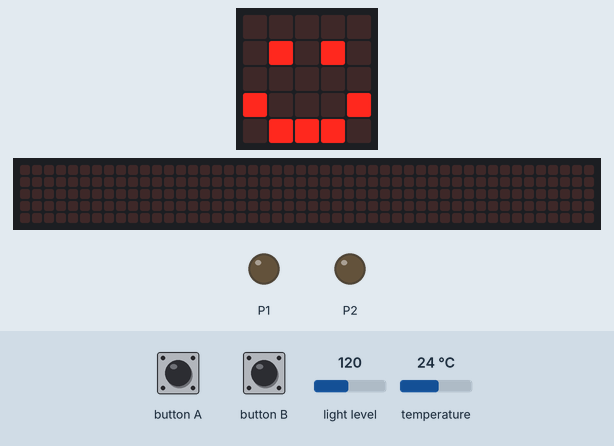
Bench run of a program on a simulated BBC micro:bit (MakeCode). On the bench: the board's 5×5 LED display, a strip that is not on the board, showing the scrolling text unrolled, output pins drawn as LEDs (lit = HIGH). The inputs (shaded band) are chosen by the test bench; at power-on: light level 120, temperature 24 °C. The 48×5 strip is a reading aid, not a part: it shows the text the display is scrolling, unrolled, one strip-width of it at a time.

Above: at 1.2 s.
1.3 s: button A pressed for 0.15 s
At 1.92 s:
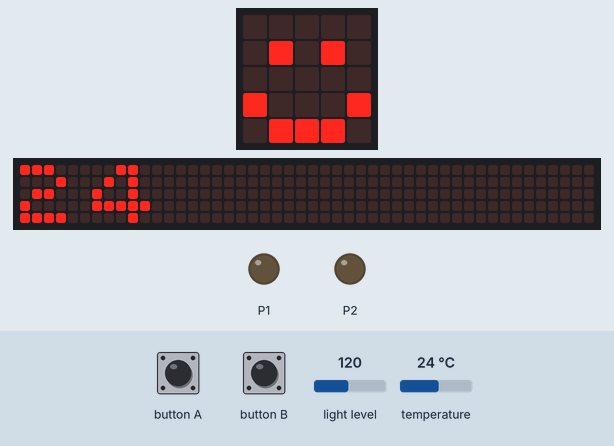
2.0 s: light level set to 105
5.3 s: light level set to 97
At 6.3 s:
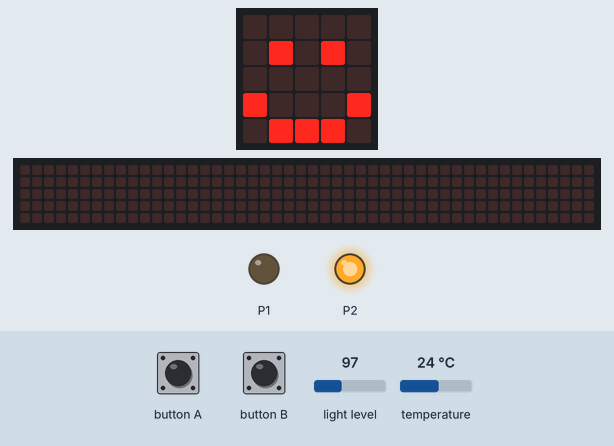
7.2 s: button B pressed for 0.15 s
At 7.84 s:
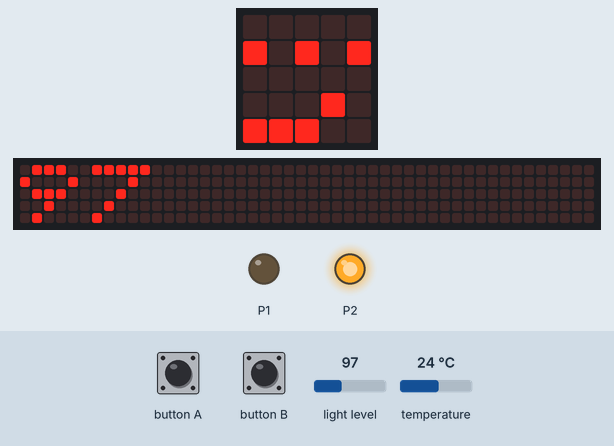
7.9 s: temperature set to 25.5 °C
At 11.1 s:
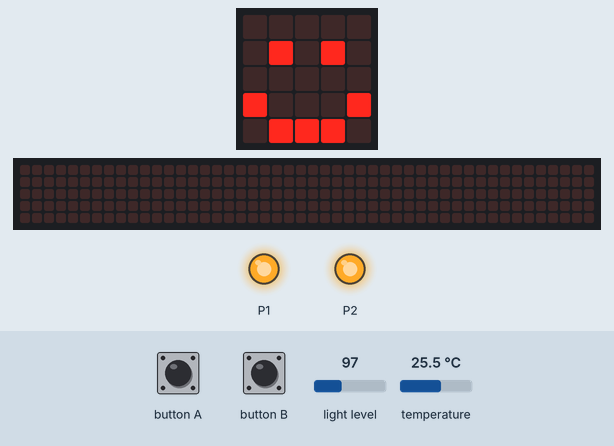
11.2 s: button A pressed for 0.15 s
At 12.23 s:
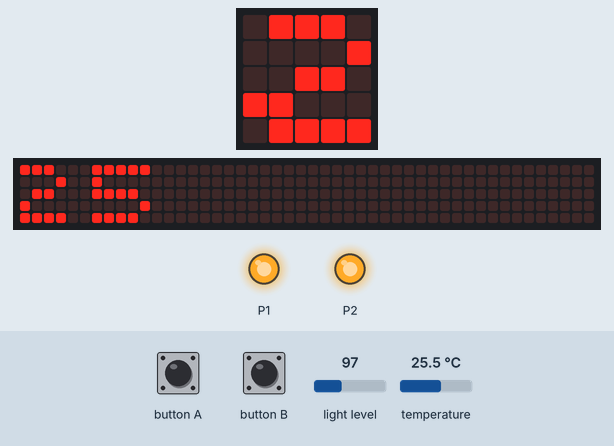
Timing chart, 0 to 12.9 s (numbered marks = the images above; inputs shaded):
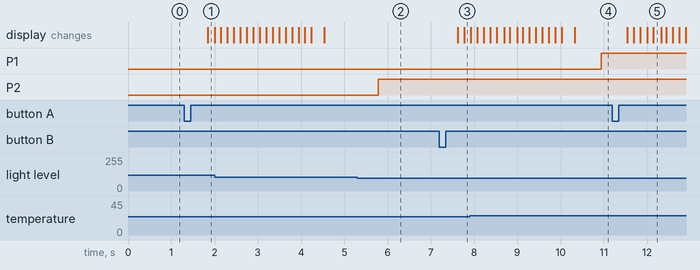

Measured:
- the behaviour switches between 101 and 100 on light level (found by bisection; images 1 and 2)
- the behaviour switches between 24.9 and 25 °C on temperature (found by bisection; images 3 and 4)
- after the input at 1.3 s, the display: changes after 0.54 s (image 1)
- after the input at 5.3 s, P2: LOW → HIGH after 0.48 s
- after the input at 7.2 s, the display: first changes after 0.42 s (image 3 shows a later state)
- after the input at 7.9 s, P1: LOW → HIGH after 3.0 s
- after the input at 11.2 s, the display: first changes after 0.34 s (image 5 shows a later state)

The program:

main.ts
```typescript
/**
 * Si se toca el timbre que suene la puerta
 */
input.onButtonPressed(Button.A, function () {
    basic.showString("" + (input.temperature()))
    basic.pause(2000)
})
input.onButtonPressed(Button.B, function () {
    basic.showString("" + (input.lightLevel()))
    basic.pause(2000)
})
/**
 * Si la temperatura es mayor a 15°C, encender el aire acondicionado (turbina de computadora)
 */
/**
 * Si el nivel de luz es inferior a 127 enciende luz de del frente
 */
basic.forever(function () {
    if (input.temperature() >= 25) {
        pins.digitalWritePin(DigitalPin.P1, 1)
    } else {
        pins.digitalWritePin(DigitalPin.P1, 0)
    }
    if (input.lightLevel() <= 100) {
        pins.digitalWritePin(DigitalPin.P2, 1)
    } else {
        pins.digitalWritePin(DigitalPin.P2, 0)
    }
    if (pins.digitalReadPin(DigitalPin.P0) == 1) {
        music._playDefaultBackground(music.builtInPlayableMelody(Melodies.Ringtone), music.PlaybackMode.UntilDone)
    } else {
        basic.showIcon(IconNames.Happy)
    }
})
```

test.ts
```typescript
// aquí va el archivo "tests"; esto no se compilará cuando este paquete se utilice como una extensión.
```
